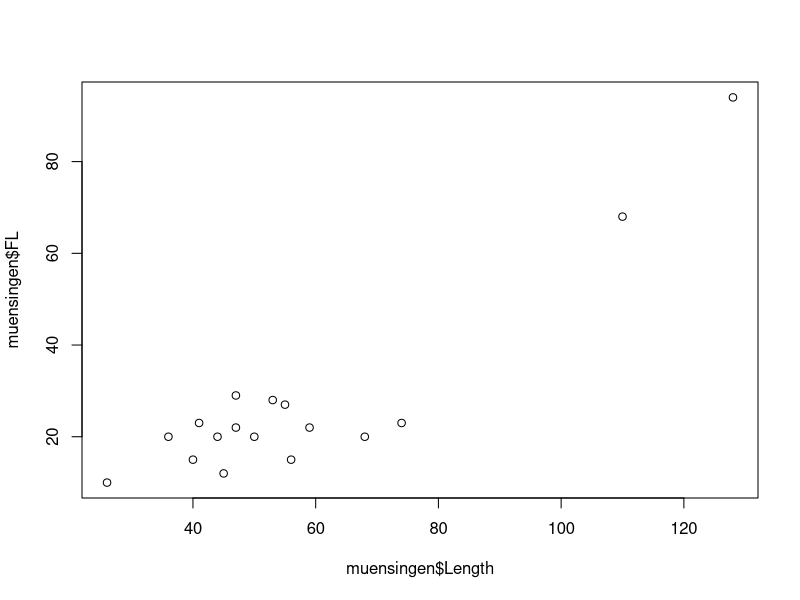
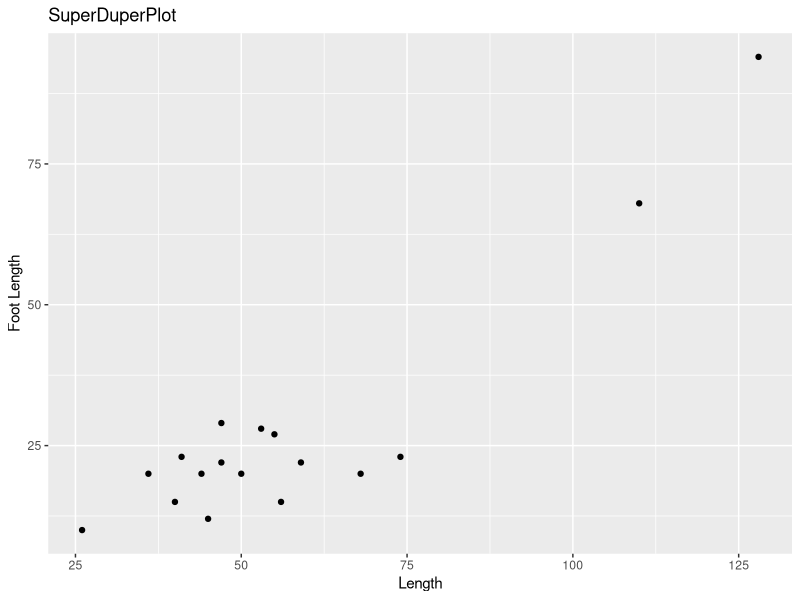

Here is the R script that generated these plots, in order: (Note: this script raises an error after producing the figures.)
library(ggplot2)
library(ggthemes)

muensingen <- read.csv2("muensingen_fib.csv")

## scatterplot

plot(muensingen$Length,muensingen$FL)

m <- ggplot(data=muensingen)

m + geom_point(aes(x=Length, y=FL)) +
  ylab("Foot Length") + ggtitle("SuperDuperPlot")

## barplot

plot(muensingen$fibula_scheme)

b <- m +
  geom_bar(aes(x=fibula_scheme,
               fill=factor(Coils)))

b

factor(muensingen$Coils)

m + geom_bar(aes(x=1,
                 fill=factor(Coils)))

## Bar plot with percentations

r <- data.frame(prop.table(table(muensingen$Coils)))

ggplot(r) + geom_bar(aes(x=1, y=Freq, fill= Var1),
                     position = "fill",stat = "identity")


